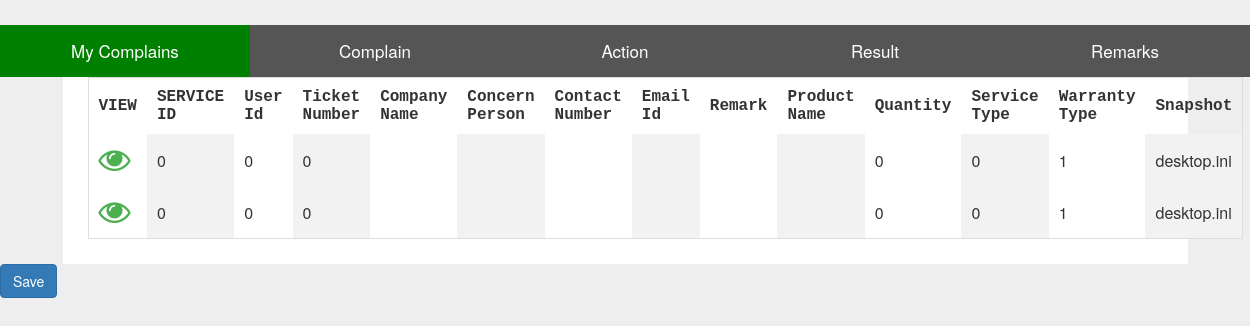
Page /controllers/services.php on the earlier database version.
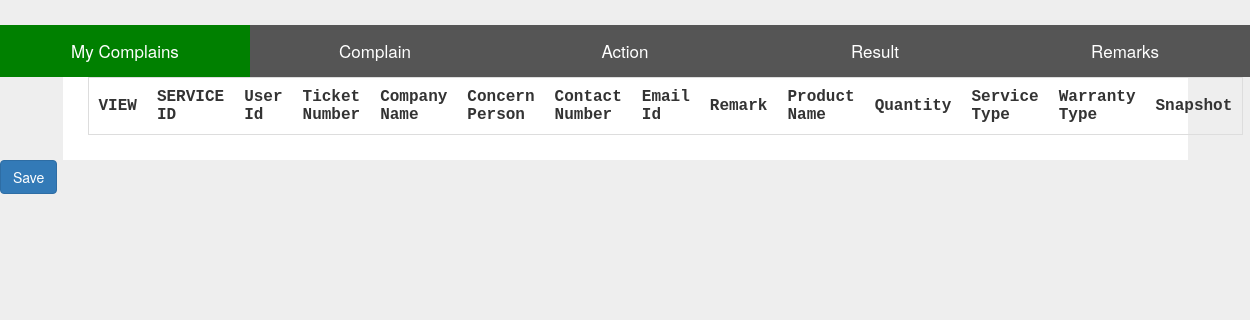
Same page on the later database version.
### tables this page shows
CREATE TABLE `tbl_service` (
  `nid` int(11) NOT NULL,
  `nserviceId` int(11) NOT NULL,
  `nuserId` int(11) NOT NULL,
  `nempId` int(11) NOT NULL,
  `nticketNo` int(11) NOT NULL,
  `ccompanyName` varchar(50) NOT NULL,
  `cconcernPerson` varchar(50) NOT NULL,
  `caddress` text NOT NULL,
  `ccontactNo` varchar(10) NOT NULL,
  `cPONo` varchar(10) NOT NULL,
  `cmailId` varchar(50) NOT NULL,
  `cproductName` varchar(50) NOT NULL,
  `nqty` int(10) NOT NULL,
  `nserviceType1` int(10) NOT NULL,
  `nwarrantyType1` int(10) NOT NULL,
  `dentryDate` date NOT NULL,
  `csnapshot` blob NOT NULL,
  `crecordManager` varchar(50) NOT NULL,
  `nserviceType2` int(10) NOT NULL,
  `dexpDate` date NOT NULL,
  `npaymentMode` int(10) NOT NULL,
  `cremark2` varchar(50) NOT NULL,
  `nexpPrice` int(10) NOT NULL,
  `nwarrantyType2` int(10) NOT NULL,
  `dmaterialRecDate` date NOT NULL,
  `cattendBy` varchar(50) NOT NULL,
  `dsiteAttendDate` date NOT NULL,
  `nComplainStatus` int(10) NOT NULL,
  `cmaterialReceived` varchar(50) NOT NULL,
  `nrecieveQty` int(10) NOT NULL,
  `nwarrantyType3` int(10) NOT NULL,
  `cfaultDesc` varchar(50) NOT NULL,
  `dcompletionDate` date NOT NULL,
  `cremark3` varchar(50) NOT NULL,
  `nbillingAmount` int(10) NOT NULL,
  `nrating` int(10) NOT NULL,
  `cremarkByCust` varchar(50) NOT NULL,
  `isAvailable` bit(1) NOT NULL
);

### controllers/services.php (the view, shortened to what this page needs)
<?php
$userId=(int)$_SESSION['user_id'];
?>
<html>
<head>
    <link rel="stylesheet" href="https://maxcdn.bootstrapcdn.com/bootstrap/3.4.1/css/bootstrap.min.css">
    <link rel="stylesheet" href="../css/theme.css">
    <link rel="stylesheet" href="https://cdnjs.cloudflare.com/ajax/libs/font-awesome/4.7.0/css/font-awesome.min.css">
    <link rel="stylesheet" href="https://cdn.datatables.net/1.10.22/css/jquery.dataTables.min.css">
</head>
<body style="background-color: rgb(238, 238, 238)">
<button    class="tablink" onclick="openPage('myComplains', this, 'green')" id="defaultOpen">My Complains</button>
<button class="tablink" onclick="openPage('complain', this, 'green')">Complain</button>
<button class="tablink" onclick="openPage('action', this, 'green')">Action</button>
<button class="tablink" onclick="openPage('result', this, 'green')">Result</button>
<button class="tablink" onclick="openPage('remarks', this, 'green')">Remarks</button>
<form method="post" action="saveServiceData.php" enctype="multipart/form-data">
    <div id="myComplains" class="container-large">
        <?php
        $conn = OpenCon();
        $sql = "Select * from tbl_service where nuserId=$userId ";
        $result = mysqli_query($conn, $sql);
        echo "<table id='serviceTable'  name='serviceTable'>
            <thead>
            <tr>
            <th>VIEW</th>
            <th >SERVICE ID</th>
            <th >User Id</th>
            <th>Ticket Number</th>
            <th>Company Name</th>
            <th>Concern Person</th>
            <th>Contact Number</th>
            <th>Email Id</th>
            <th>Remark</th>
            <th>Product Name</th>
            <th>Quantity</th>
            <th>Service Type</th>
            <th>Warranty Type</th>
            <th>Snapshot</th>
            </tr>
            </thead>
            <tbody>
            ";
        while ($row = mysqli_fetch_array($result, MYSQLI_ASSOC)) {
            echo "<tr>";
            echo "<td class='opendetails'><i  class='fa fa-eye fa-2x' style='color:#4caf50;'</i></td>";
            echo "<td >" . $row['nserviceId'] . "</td>";
            echo "<td >" . $row['nuserId'] . "</td>";
            echo "<td >" . $row['nticketNo'] . "</td>";
            echo "<td>" . $row['ccompanyName'] . "</td>";
            echo "<td>" . $row['cconcernPerson'] . "</td>";
            echo "<td>" . $row['ccontactNo'] . "</td>";
            echo "<td>" . $row['cmailId'] . "</td>";
            echo "<td>" . $row['cremark2'] . "</td>";
            echo "<td>" . $row['cproductName'] . "</td>";
            echo "<td>" . $row['nqty'] . "</td>";
            echo "<td>" . $row['nserviceType1'] . "</td>";
            echo "<td>" . $row['nwarrantyType1'] . "</td>";
            echo "<td>" . $row['csnapshot'] . "</td>";
            echo "</tr>";
        }
        echo "</tbody></table>";
        ?>
    </div>
    <input type="submit" class="btn btn-primary" name="submit" value="Save">
</form>
</body>
</html>

### css/theme.css (style rules this page uses)
.container-large { margin: auto; width: 90%; background-color: white; border: rebeccapurple; padding: 2%; margin-top: 2%; }
table { border-collapse: collapse; border-spacing: 0; width: 100%; border: 1px solid #ddd; }
th { text-align: left; padding: 10px !important; font-family: "Lucida Console", Courier, monospace; }
.tablink { background-color: #555; color: white; float: left; border: none; outline: none; cursor: pointer; padding: 14px 16px; font-size: 17px; width: 20%; }
td { text-align: left; padding: 10px !important; }
td:nth-child(even) { background-color: #f2f2f2; }

Differences in the rows shown:
removed tbl_service: nserviceId "0", nuserId "0", nticketNo "0", nqty "0", nserviceType1 "0", nwarrantyType1 "1", csnapshot "desktop.ini"
removed tbl_service: nserviceId "0", nuserId "0", nticketNo "0", nqty "0", nserviceType1 "0", nwarrantyType1 "1", csnapshot "desktop.ini"
